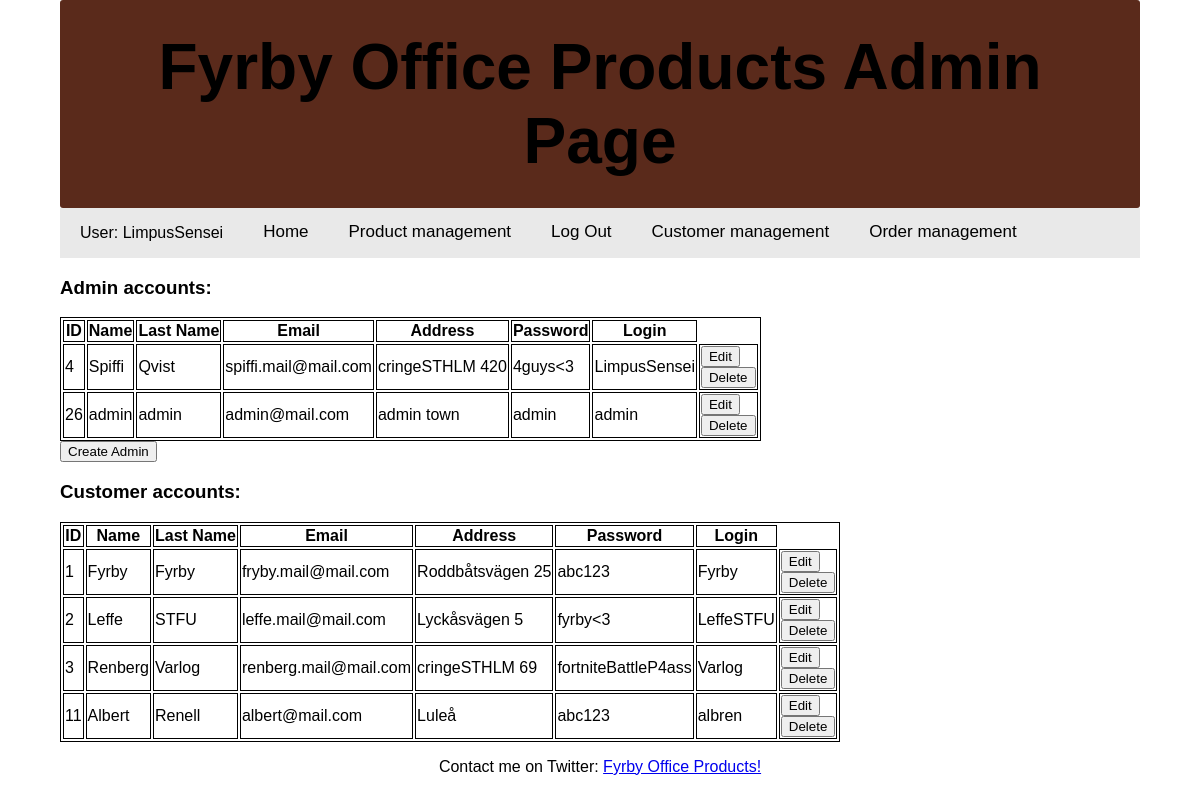
/www/FyrbyOfficeProducts/admin/admincustomerpage.php (signed in), run on an earlier commit of the app's database.
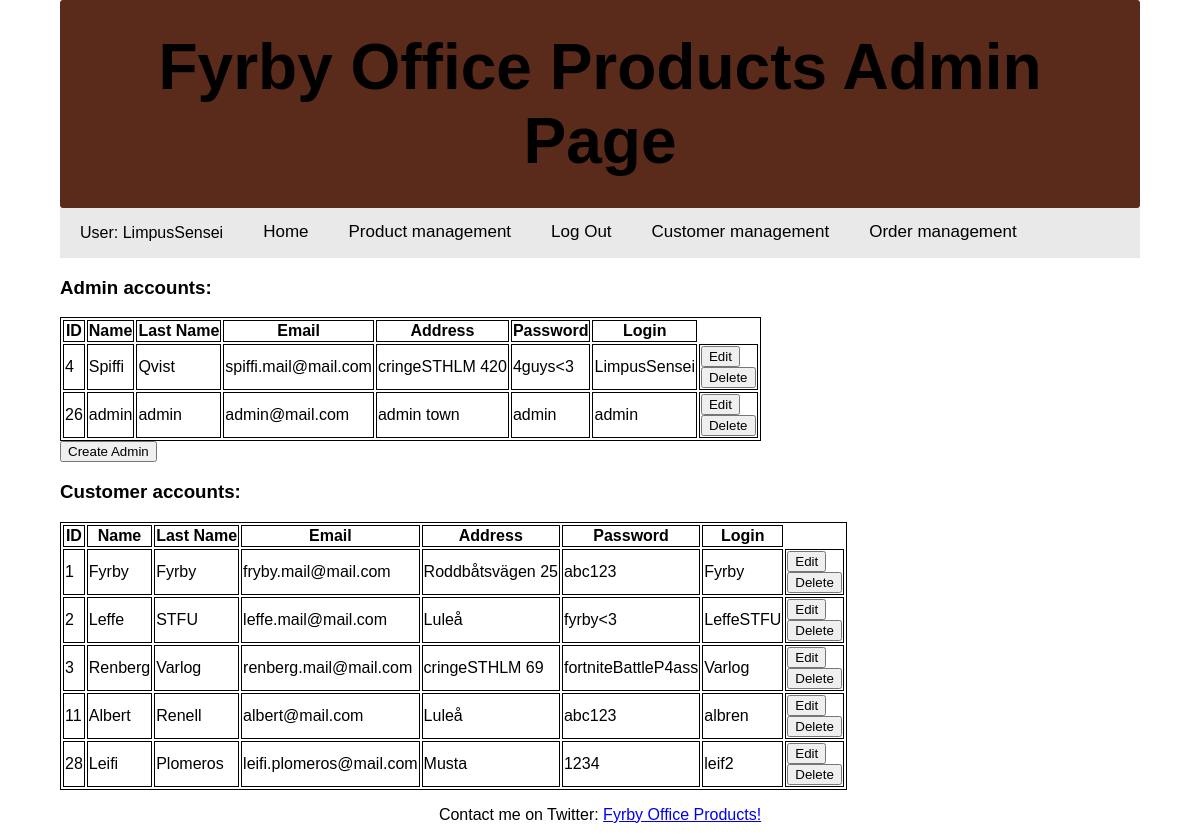
And on a later commit of the database.
### tables this page shows
CREATE TABLE `Customers` (
  `customerID` int NOT NULL,
  `customerFirstName` varchar(45) NOT NULL,
  `customerLastName` varchar(45) NOT NULL,
  `customerMail` varchar(45) DEFAULT NULL,
  `customerAddress` varchar(45) DEFAULT NULL,
  `customerPassword` varchar(45) DEFAULT NULL,
  `customerUsername` varchar(45) NOT NULL,
  `accountType` varchar(255) NOT NULL DEFAULT 'user'
);

### www/FyrbyOfficeProducts/admin/admincustomerpage.php (the view, shortened to what this page needs)
<?php
if($_SESSION['user_type']=='admin'){
    $servername = "localhost";
    $username = "root";
    $password = "Fyrby23";
    $dbname = "testschema1";
    $conn = new mysqli($servername, $username, $password, $dbname);
    $sql = "SELECT * FROM `Customers`;";
    $result = $conn->query($sql);
    if ($result->num_rows > 0) {
        ?>
    <h3>Admin accounts:</h3>
    <table>
        <tr>
            <th>ID</th><th>Name</th><th>Last Name</th><th>Email</th><th>Address</th><th>Password</th><th>Login</th>
        </tr>
        <?php while($row = mysqli_fetch_assoc($result)){
            if ($row['accountType'] == "admin"){ ?>
            <tr>
                <td><?php echo $row['customerID']; ?></td><td><?php echo $row['customerFirstName']; ?></td>
                <td><?php echo $row['customerLastName']; ?></td><td><?php echo $row['customerMail']; ?></td>
                <td><?php echo $row['customerAddress']; ?></td><td><?php echo $row['customerPassword']; ?></td>
                <td><?php echo $row['customerUsername']; ?></td>
                <td>
                    <form method="post" action="form_editUser.php"><button type="submit" name="editUser" value="<?php echo $row['customerID']; ?>" class="editbtn">Edit</button></form>
                    <form method="post"><button type="submit" name="deleteBtn" value="<?php echo $row['customerID']; ?>">Delete</button></form>
                </td>
            </tr>
        <?php
            }
        } ?>
    </table>
    <form method="post" action="form_createAdmin.php">
        <button type="submit" name="adminBtn">Create Admin</button>
    </form>
    <?php mysqli_data_seek($result, 0) ?>
    <h3>Customer accounts:</h3>
    <table>
        <tr>
            <th>ID</th><th>Name</th><th>Last Name</th><th>Email</th><th>Address</th><th>Password</th><th>Login</th>
        </tr>
        <?php while($row = mysqli_fetch_assoc($result)){
            if ($row['accountType'] == "user"){
                $delete = "DELETE FROM `Customers` WHERE `Customers`.`customerID` = '$row[customerID]';"; ?>
            <tr>
                <td><?php echo $row['customerID']; ?></td><td><?php echo $row['customerFirstName']; ?></td>
                <td><?php echo $row['customerLastName']; ?></td><td><?php echo $row['customerMail']; ?></td>
                <td><?php echo $row['customerAddress']; ?></td><td><?php echo $row['customerPassword']; ?></td>
                <td><?php echo $row['customerUsername']; ?></td>
                <td>
                    <form method="post" action="form_editUser.php"><button type="submit" name="editUser" value="<?php echo $row['customerID']; ?>" class="editbtn">Edit</button></form>
                    <form method="post"><button type="submit" name="deleteBtn" value="<?php echo $row['customerID']; ?>">Delete</button></form>
                </td>
            </tr>
        <?php
            }
        } ?>
    </table>
    <?php
    } else {
        echo "0 results";
    }
    echo file_get_contents("../Home/footer.html");}
else{
    echo ('you are not authorized to visit this page, try with another account');
};
?>

What changed in the data, as far as the page shows it:
changed customers "Leffe": customerAddress "Lyckåsvägen 5" → "Luleå"
added customers: customerID "28", customerFirstName "Leifi", customerLastName "Plomeros", customerMail "leifi.plomeros@mail.com", customerAddress "Musta", customerPassword "1234", customerUsername "leif2", shown under "Customer accounts:"
